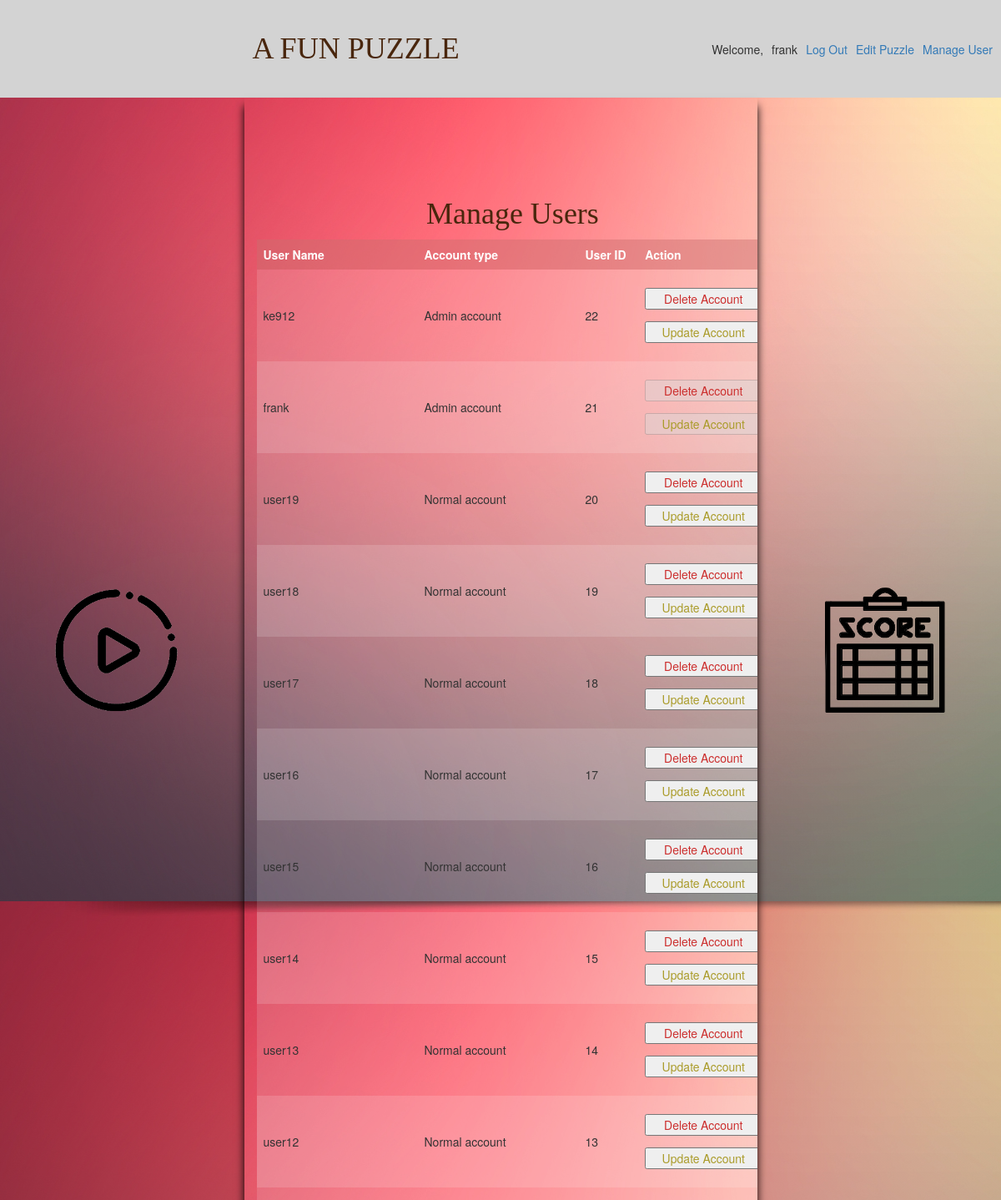
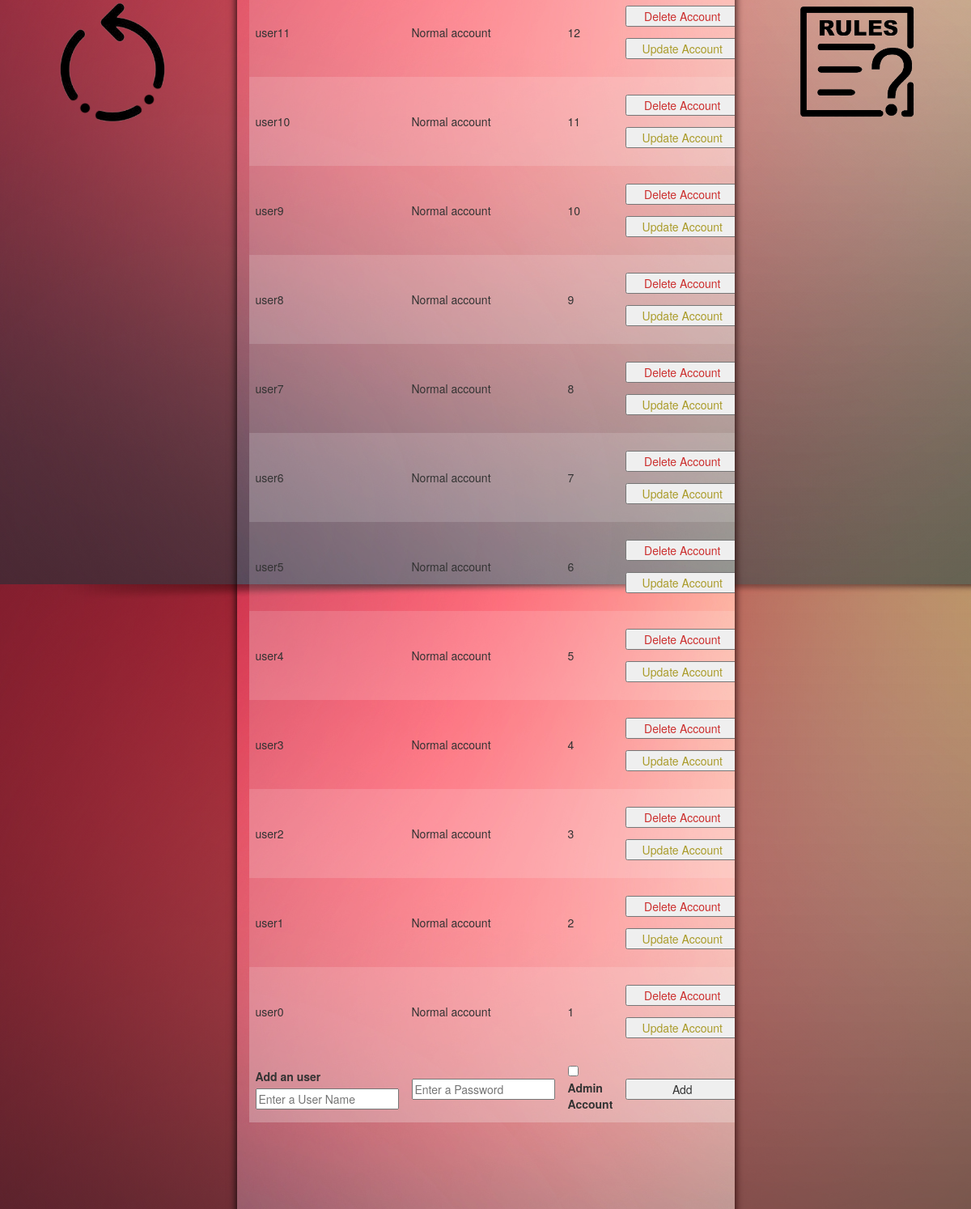
The app's page /manage (signed in) with its own data (2 pictures, top to bottom).
### tables this page shows
CREATE TABLE user (
  id INTEGER PRIMARY KEY AUTOINCREMENT,
  username TEXT UNIQUE NOT NULL,
  password TEXT NOT NULL,
  isadmin INTEGER NOT NULL

);

### flaskapp/play.py (the view, shortened to what this page needs)
@bp.route('/manage', methods=('GET', 'POST'))
@login_required
def manage():
    db = get_db()
    users = db.execute(
        'SELECT id, username, isadmin'
        ' FROM user '
        ' ORDER BY id DESC'
    ).fetchall()
    return render_template('play/manage.html', users=users)

### flaskapp/auth.py (called while the page is built)
@bp.before_app_request
def load_logged_in_user():
    user_id = session.get('user_id')
    if user_id is None:
        g.user = None
    else:
        g.user = get_db().execute(
            'SELECT * FROM user WHERE id = ?', (user_id,)
        ).fetchone()

def login_required(view):
    @functools.wraps(view)
    def wrapped_view(**kwargs):
        if g.user is None:
            return redirect(url_for('auth.login'))
        return view(**kwargs)
    return wrapped_view

### flaskapp/db.py (called while the page is built)
def get_db():
    if 'db' not in g:
        g.db = sqlite3.connect(
            current_app.config['DATABASE'],
            detect_types=sqlite3.PARSE_DECLTYPES
        )
        g.db.row_factory = sqlite3.Row
    return g.db

### flaskapp/templates/play/manage.html (shortened to what this page needs)
{% extends 'base.html' %}
{% block content %}
    {% if g.user['isadmin'] == 1 %}
    <div class="row">
      <div class="col-xs-12">
        <h1>{% block title %}Manage Users {% endblock %}</h1>
      </div>
      <div class="col-xs-12">
        <table id="scoreboard">
          <tr>
            <th>User Name</th>
            <th>Account type</th>
            <th>User ID</th>
            <th>Action</th>
          </tr>
          {% for user in users %}
          <tr>
            <td>{{ user[1] }}</td>
            {% if user[2] == 1 %}
            <td>Admin account</td>
            {% else %}
            <td>Normal account {{user[3]}}</td>
            {% endif %}
            <td>{{ user[0] }}</td>
            <td>
              {% if g.user['id'] != user['id'] %}
              <form action="{{ url_for('play.delete', id=user['id']) }}" method="post">
                <input class="danger actions" type="submit" value="Delete Account">
              </form>
              <form action="{{ url_for('play.changeaccounttype', id=user['id']) }}" method="post">
                <input class="warning actions" type="submit" value="Update Account">
              </form>
              {% else %}
              <form action="{{ url_for('play.delete', id=user['id']) }}" method="post">
                <input class="danger" type="submit" value="Delete Account" disabled>
              </form>
              <form action="{{ url_for('play.changeaccounttype', id=user['id']) }}" method="post">
                <input class="warning" type="submit" value="Update Account" disabled>
              </form>
              {% endif %}
            </td>
          </tr>
          {% endfor %}
          <tr>
            <form method="post">
              <td>
                <label for="username">Add an user</label>
                <input name="username" id="username" placeholder="Enter a User Name" required>
              </td>
              <td>
                <input type="password" name="password" id="password" placeholder="Enter a Password" required>
              </td>
              <td>
                <input type="checkbox" name="adminpass" id="adminpass" placeholder="" value="1">
                <label for="adminpass">Admin Account</label>
              </td>
              <td>
                <input type="submit" value="Add">
              </td>
            </form>
          </tr>
        </table>
      </div>
    </div>
    {% else %}
    <h1>Permission denied, Please contact admin to gain access.</h1>
    {% endif %}
{% endblock %}

### flaskapp/templates/base.html (shortened to what this page needs)
<!doctype html>
<link rel="stylesheet" href="https://maxcdn.bootstrapcdn.com/bootstrap/3.4.1/css/bootstrap.min.css">
<link rel="stylesheet" href="{{ url_for('static', filename='css/style.css') }}">
<nav>
  <h1>A FUN PUZZLE</h1>
  <ul>
    {% if g.user %}
      <li><span>Welcome, </span></li>
      <li><span>{{ g.user['username'] }}</span>
      <li><a href="{{ url_for('auth.logout') }}">Log Out</a>
      {% if g.user['isadmin'] == 1 %}
      <li><a href="{{ url_for('play.edit') }}">Edit Puzzle</a>
      <li><a href="{{ url_for('play.manage') }}">Manage User</a>
      {% endif %}
    {% else %}
      <li><a href="{{ url_for('auth.register') }}">Register</a>
      <li><a href="{{ url_for('auth.login') }}">Log In</a>
    {% endif %}
  </ul>
</nav>
<section class="content">
  <div class="row" >
    <div class="col-sm-3 col-xs-12 centerdiv maindivs">
      <div class="row">
        <div class="col-sm-12 col-xs-6 btndiv">
          <a href="/play#play">
            <div class="play buttondiv">
            </div>
          </a>
        </div>
        <div class="col-sm-12 col-xs-6 btndiv">
          <a href="/restart">
            <div class="restart buttondiv">
            </div>
          </a>
        </div>
      </div>
    </div>
    <div class="col-sm-6 col-xs-12 gamediv maindivs" id="play">
  {% block content %}
  {% endblock %}
</div>
<div class="col-sm-3 col-xs-12 centerdiv maindivs">
  <div class="row">
    <div class="col-sm-12 col-xs-6 btndiv">
      <a href="/score">
        <div class="score buttondiv">
        </div>
      </a>
    </div>
    <div class="col-sm-12 col-xs-6 btndiv">
      <a href="/rules">
        <div class="rules buttondiv">
        </div>
      </a>
    </div>
  </div>
</div>
</div>
</section>

### flaskapp/static/css/style.css (style rules this page uses)
.gamediv { padding-top: 110px; overflow: auto; height: 96vh; display: flex; display: -webkit-flex; transition: 0.3s; box-shadow: 0px 10px 10px rgb(0, 0, 0); }
.centerdiv { height: 96vh; display: flex; justify-content: center; background: linear-gradient(rgba(0, 0, 0, 0.0), rgba(72, 2, 2, 0.5)); }
.btndiv { display: flex; justify-content: center; }
.buttondiv { margin-top: 20vh; margin-left: 20px; margin-right: 20px; height: 150px; width: 150px; background-repeat: no-repeat; background-size: contain; transition: 0.3s; }
.play { background-image: url("pics/play.png"); }
.restart { background-image: url("pics/restart.png"); }
.score { background-image: url("pics/score.png"); }
.rules { background-image: url("pics/rules.png"); }
table { margin-bottom: 110px; border-collapse: collapse; width: 100%; }
th, td { text-align: left; padding: 8px; }
tr:nth-child(even) { background-color: #f2f2f226 }
tr:nth-child(odd) { background-color: #f8f8f846 }
th { background-color: #aa040442; color: white; }
h1 { font-family: cursive; text-align: center; font-family: serif; color: #49260d; margin: 1rem 0; }
nav { width: 100%; background: lightgray; display: flex; align-items: center; padding: 0 0.5rem; min-height: 4vh; }
nav h1 { flex: auto; margin: 0; }
nav ul { display: flex; list-style: none; margin: 0; padding: 0; }
nav ul li a, nav ul li span, header .action { display: block; padding: 0.5rem; }
form { margin: 1em 0; display: flex; flex-direction: column; }
input.danger { color: #cc2f2e; }
input.warning { color: #aa9b2a; }
input[type=submit] { align-self: start; min-width: 10em; }

### records on screen
user: user.username "frank", username "frank", isadmin "Admin account", id "21"
user: username "ke912", isadmin "Admin account", id "22"
user: username "user19", id "20"
user: username "user18", id "19"
user: username "user17", id "18"
user: username "user16", id "17"
user: username "user15", id "16"
user: username "user14", id "15"
user: username "user13", id "14"
user: username "user12", id "13"
user: username "user11", id "12"
user: username "user10", id "11"
user: username "user9", id "10"
user: username "user8", id "9"
user: username "user7", id "8"
user: username "user6", id "7"
user: username "user5", id "6"
user: username "user4", id "5"
user: username "user3", id "4"
user: username "user2", id "3"
user: username "user1", id "2"
user: username "user0", id "1"
